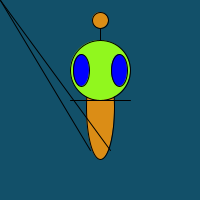
Frame 1 (no input)
Frame 60 (the mouse pressed at the canvas centre just before this capture): identical to frame 1, image omitted
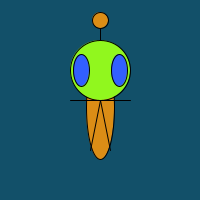
Frame 120 (the mouse held since frame 60 and released just before this capture)

The Processing sketch that drew these frames (run headless with seeded random() and noise(); from frame 60 on, the mouse is pressed at the canvas centre):

// Processing sketch: processing_21505
// ── processing_21505.pde

void setup(){
  smooth();
  size(200,200);
}
void draw(){
  //draw background
background (18,80,105);
smooth();
ellipseMode(CENTER);
rectMode(CENTER); 
// Body
stroke(0);
fill(219,141,22);
ellipse(100,107,28,105);
// Armall
stroke(0);
line(100,50,100,25);
// Armaall
stroke(0);
line(70,100,130,100);
// Ball
fill(219,141,22);
ellipse(100,20,16,16); 
// Head
fill(145,247,30);
ellipse(100,70,60,60); 
// Eyes
fill(mouseY-50,mouseX-5,mouseY+266);
//original fill color 255,10,243
//fill(mouseY-50,mouseX-10,mouseY+20);
ellipse(81,70,16,32); 
ellipse(119,70,16,32);
// Legs
stroke(0);
line(90,150,mouseX,mouseY);
line(110,150,mouseX,mouseY);
}
